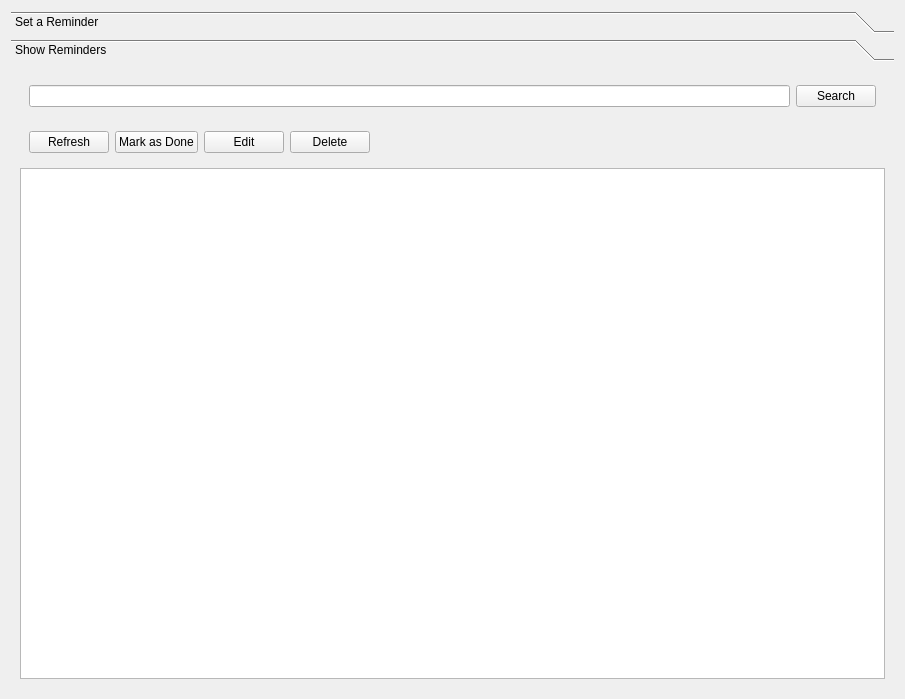
<?xml version="1.0" encoding="UTF-8"?>
<ui version="4.0">
 <class>frmReminders</class>
 <widget class="QFrame" name="frmReminders">
  <property name="geometry">
   <rect>
    <x>0</x>
    <y>0</y>
    <width>905</width>
    <height>699</height>
   </rect>
  </property>
  <property name="windowTitle">
   <string>Frame</string>
  </property>
  <layout class="QVBoxLayout" name="verticalLayout">
   <item>
    <widget class="QToolBox" name="toolBox">
     <property name="currentIndex">
      <number>1</number>
     </property>
     <widget class="QWidget" name="tbSetReminder">
      <property name="geometry">
       <rect>
        <x>0</x>
        <y>0</y>
        <width>887</width>
        <height>621</height>
       </rect>
      </property>
      <attribute name="label">
       <string>Set a Reminder</string>
      </attribute>
     </widget>
     <widget class="QWidget" name="tbShowReminders">
      <property name="geometry">
       <rect>
        <x>0</x>
        <y>0</y>
        <width>887</width>
        <height>621</height>
       </rect>
      </property>
      <attribute name="label">
       <string>Show Reminders</string>
      </attribute>
      <layout class="QVBoxLayout" name="verticalLayout_2">
       <item>
        <widget class="QWidget" name="widget_4" native="true">
         <layout class="QHBoxLayout" name="horizontalLayout_2">
          <item>
           <widget class="QLineEdit" name="lineEdit_3"/>
          </item>
          <item>
           <widget class="QPushButton" name="pushButton_5">
            <property name="text">
             <string>Search</string>
            </property>
           </widget>
          </item>
         </layout>
        </widget>
       </item>
       <item>
        <widget class="QWidget" name="widget" native="true">
         <layout class="QHBoxLayout" name="horizontalLayout">
          <item>
           <widget class="QPushButton" name="pushButton_3">
            <property name="text">
             <string>Refresh</string>
            </property>
           </widget>
          </item>
          <item>
           <widget class="QPushButton" name="pushButton_10">
            <property name="text">
             <string>Mark as Done</string>
            </property>
           </widget>
          </item>
          <item>
           <widget class="QPushButton" name="pushButton">
            <property name="text">
             <string>Edit</string>
            </property>
           </widget>
          </item>
          <item>
           <widget class="QPushButton" name="pushButton_2">
            <property name="text">
             <string>Delete</string>
            </property>
           </widget>
          </item>
          <item>
           <spacer name="horizontalSpacer">
            <property name="orientation">
             <enum>Qt::Horizontal</enum>
            </property>
            <property name="sizeHint" stdset="0">
             <size>
              <width>40</width>
              <height>20</height>
             </size>
            </property>
           </spacer>
          </item>
         </layout>
        </widget>
       </item>
       <item>
        <widget class="QTableView" name="tableView"/>
       </item>
      </layout>
     </widget>
    </widget>
   </item>
  </layout>
 </widget>
 <resources/>
 <connections/>
</ui>
